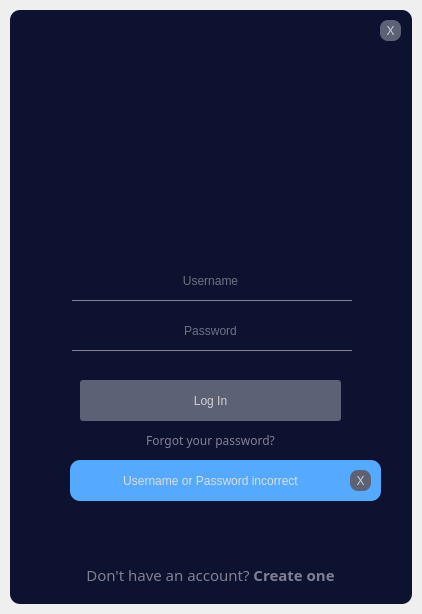
<?xml version="1.0" encoding="UTF-8"?>
<ui version="4.0">
 <class>Login_Menu</class>
 <widget class="QMainWindow" name="Login_Menu">
  <property name="geometry">
   <rect>
    <x>0</x>
    <y>0</y>
    <width>422</width>
    <height>614</height>
   </rect>
  </property>
  <property name="minimumSize">
   <size>
    <width>422</width>
    <height>614</height>
   </size>
  </property>
  <property name="maximumSize">
   <size>
    <width>422</width>
    <height>614</height>
   </size>
  </property>
  <property name="windowTitle">
   <string>MainWindow</string>
  </property>
  <widget class="QWidget" name="centralwidget">
   <layout class="QVBoxLayout" name="verticalLayout">
    <property name="spacing">
     <number>0</number>
    </property>
    <property name="leftMargin">
     <number>10</number>
    </property>
    <property name="topMargin">
     <number>10</number>
    </property>
    <property name="rightMargin">
     <number>10</number>
    </property>
    <property name="bottomMargin">
     <number>10</number>
    </property>
    <item>
     <widget class="QFrame" name="dropShadowFrame">
      <property name="styleSheet">
       <string notr="true">QFrame {	
	background-color: rgb(13, 18, 48);
	color: rgb(220, 220, 220);
	border-radius: 10px;
}</string>
      </property>
      <property name="frameShape">
       <enum>QFrame::StyledPanel</enum>
      </property>
      <property name="frameShadow">
       <enum>QFrame::Raised</enum>
      </property>
      <widget class="QLabel" name="text_donthaveaccount">
       <property name="geometry">
        <rect>
         <x>0</x>
         <y>550</y>
         <width>401</width>
         <height>31</height>
        </rect>
       </property>
       <property name="font">
        <font>
         <family>Segoe UI Light</family>
         <pointsize>5</pointsize>
         <weight>3</weight>
         <italic>false</italic>
         <bold>false</bold>
        </font>
       </property>
       <property name="styleSheet">
        <string notr="true">color: rgb(130, 127, 148);
background-color: rgba(255, 255, 255, 0);
font: 25 5pt &quot;Segoe UI Light&quot;;</string>
       </property>
       <property name="text">
        <string>&lt;html&gt;&lt;head/&gt;&lt;body&gt;&lt;p&gt;&lt;span style=&quot; font-size:11pt;&quot;&gt;Don't have an account? &lt;/span&gt;&lt;span style=&quot; font-size:11pt; font-weight:600;&quot;&gt;Create one&lt;/span&gt;&lt;/p&gt;&lt;/body&gt;&lt;/html&gt;</string>
       </property>
       <property name="alignment">
        <set>Qt::AlignCenter</set>
       </property>
      </widget>
      <widget class="QPushButton" name="button_login">
       <property name="enabled">
        <bool>true</bool>
       </property>
       <property name="geometry">
        <rect>
         <x>70</x>
         <y>370</y>
         <width>261</width>
         <height>41</height>
        </rect>
       </property>
       <property name="cursor">
        <cursorShape>ArrowCursor</cursorShape>
       </property>
       <property name="mouseTracking">
        <bool>false</bool>
       </property>
       <property name="toolTip">
        <string/>
       </property>
       <property name="layoutDirection">
        <enum>Qt::LeftToRight</enum>
       </property>
       <property name="autoFillBackground">
        <bool>false</bool>
       </property>
       <property name="styleSheet">
        <string notr="true">QPushButton {
	background-color: rgb(93, 97, 117);
	color: rgb(208, 208, 208);
	font: 12pt &quot;Segoe UI&quot;;
	border-radius:3px;
}

QPushButton:hover {
	background-color: rgb(55, 52, 70);

}</string>
       </property>
       <property name="text">
        <string>Log In</string>
       </property>
       <property name="checkable">
        <bool>false</bool>
       </property>
       <property name="autoRepeat">
        <bool>false</bool>
       </property>
       <property name="autoExclusive">
        <bool>false</bool>
       </property>
       <property name="default">
        <bool>true</bool>
       </property>
      </widget>
      <widget class="QLineEdit" name="text_password">
       <property name="enabled">
        <bool>true</bool>
       </property>
       <property name="geometry">
        <rect>
         <x>90</x>
         <y>310</y>
         <width>221</width>
         <height>21</height>
        </rect>
       </property>
       <property name="acceptDrops">
        <bool>true</bool>
       </property>
       <property name="autoFillBackground">
        <bool>false</bool>
       </property>
       <property name="styleSheet">
        <string notr="true">background-color: rgba(0, 0, 0, 0);
color: rgb(208, 208, 208);
font: 25 12pt &quot;Segoe UI Light&quot;;</string>
       </property>
       <property name="inputMethodHints">
        <set>Qt::ImhHiddenText|Qt::ImhNoAutoUppercase|Qt::ImhNoPredictiveText|Qt::ImhSensitiveData</set>
       </property>
       <property name="inputMask">
        <string/>
       </property>
       <property name="text">
        <string/>
       </property>
       <property name="frame">
        <bool>false</bool>
       </property>
       <property name="echoMode">
        <enum>QLineEdit::Password</enum>
       </property>
       <property name="alignment">
        <set>Qt::AlignCenter</set>
       </property>
       <property name="dragEnabled">
        <bool>false</bool>
       </property>
       <property name="readOnly">
        <bool>false</bool>
       </property>
       <property name="placeholderText">
        <string>Password</string>
       </property>
       <property name="clearButtonEnabled">
        <bool>true</bool>
       </property>
      </widget>
      <widget class="QLabel" name="text_forgot">
       <property name="geometry">
        <rect>
         <x>0</x>
         <y>420</y>
         <width>401</width>
         <height>21</height>
        </rect>
       </property>
       <property name="font">
        <font>
         <family>Segoe UI Light</family>
         <pointsize>5</pointsize>
         <weight>3</weight>
         <italic>false</italic>
         <bold>false</bold>
        </font>
       </property>
       <property name="whatsThis">
        <string>&lt;html&gt;&lt;head/&gt;&lt;body&gt;&lt;p&gt;Forgot your &lt;span style=&quot; font-weight:600;&quot;&gt;password?&lt;/span&gt;&lt;/p&gt;&lt;/body&gt;&lt;/html&gt;</string>
       </property>
       <property name="styleSheet">
        <string notr="true">
color: rgb(130, 127, 148);
background-color: rgba(255, 255, 255, 0);
font: 25 5pt &quot;Segoe UI Light&quot;;</string>
       </property>
       <property name="text">
        <string>&lt;html&gt;&lt;head/&gt;&lt;body&gt;&lt;p&gt;&lt;span style=&quot; font-size:9pt; font-weight:400;&quot;&gt;Forgot your password?&lt;/span&gt;&lt;/p&gt;&lt;/body&gt;&lt;/html&gt;</string>
       </property>
       <property name="alignment">
        <set>Qt::AlignCenter</set>
       </property>
      </widget>
      <widget class="Line" name="line_password">
       <property name="geometry">
        <rect>
         <x>62</x>
         <y>340</y>
         <width>280</width>
         <height>1</height>
        </rect>
       </property>
       <property name="layoutDirection">
        <enum>Qt::LeftToRight</enum>
       </property>
       <property name="styleSheet">
        <string notr="true">background-color: rgb(130, 127, 148);</string>
       </property>
       <property name="frameShadow">
        <enum>QFrame::Raised</enum>
       </property>
       <property name="orientation">
        <enum>Qt::Horizontal</enum>
       </property>
      </widget>
      <widget class="Line" name="line_username">
       <property name="geometry">
        <rect>
         <x>62</x>
         <y>290</y>
         <width>280</width>
         <height>1</height>
        </rect>
       </property>
       <property name="layoutDirection">
        <enum>Qt::LeftToRight</enum>
       </property>
       <property name="styleSheet">
        <string notr="true">background-color: rgb(130, 127, 148);</string>
       </property>
       <property name="frameShadow">
        <enum>QFrame::Raised</enum>
       </property>
       <property name="orientation">
        <enum>Qt::Horizontal</enum>
       </property>
      </widget>
      <widget class="QLineEdit" name="text_username">
       <property name="enabled">
        <bool>true</bool>
       </property>
       <property name="geometry">
        <rect>
         <x>90</x>
         <y>260</y>
         <width>221</width>
         <height>21</height>
        </rect>
       </property>
       <property name="acceptDrops">
        <bool>true</bool>
       </property>
       <property name="autoFillBackground">
        <bool>false</bool>
       </property>
       <property name="styleSheet">
        <string notr="true">background-color: rgba(0, 0, 0, 0);
color: rgb(208, 208, 208);
font: 25 12pt &quot;Segoe UI Light&quot;;</string>
       </property>
       <property name="inputMethodHints">
        <set>Qt::ImhNone</set>
       </property>
       <property name="inputMask">
        <string/>
       </property>
       <property name="text">
        <string/>
       </property>
       <property name="frame">
        <bool>false</bool>
       </property>
       <property name="echoMode">
        <enum>QLineEdit::Normal</enum>
       </property>
       <property name="alignment">
        <set>Qt::AlignCenter</set>
       </property>
       <property name="dragEnabled">
        <bool>false</bool>
       </property>
       <property name="readOnly">
        <bool>false</bool>
       </property>
       <property name="placeholderText">
        <string>Username</string>
       </property>
       <property name="clearButtonEnabled">
        <bool>false</bool>
       </property>
      </widget>
      <widget class="QWidget" name="horizontalLayoutWidget">
       <property name="geometry">
        <rect>
         <x>0</x>
         <y>40</y>
         <width>401</width>
         <height>191</height>
        </rect>
       </property>
       <layout class="QHBoxLayout" name="horizontalLayout" stretch="0">
        <property name="spacing">
         <number>8</number>
        </property>
        <property name="sizeConstraint">
         <enum>QLayout::SetDefaultConstraint</enum>
        </property>
        <property name="leftMargin">
         <number>0</number>
        </property>
        <property name="topMargin">
         <number>0</number>
        </property>
        <property name="bottomMargin">
         <number>0</number>
        </property>
        <item>
         <widget class="QLabel" name="img_Logo">
          <property name="focusPolicy">
           <enum>Qt::TabFocus</enum>
          </property>
          <property name="layoutDirection">
           <enum>Qt::LeftToRight</enum>
          </property>
          <property name="styleSheet">
           <string notr="true">background-image: url(:/NewLogo/img/logo.png);
background-color: rgba(255, 255, 255, 0);
background-repeat: no-repeat;
background-position: center;</string>
          </property>
          <property name="text">
           <string/>
          </property>
          <property name="alignment">
           <set>Qt::AlignCenter</set>
          </property>
         </widget>
        </item>
       </layout>
      </widget>
      <widget class="QLabel" name="icon_user">
       <property name="geometry">
        <rect>
         <x>40</x>
         <y>260</y>
         <width>61</width>
         <height>21</height>
        </rect>
       </property>
       <property name="styleSheet">
        <string notr="true">image: url(:/User/img/user.png);
background-color: rgba(255, 255, 255, 0);</string>
       </property>
       <property name="text">
        <string/>
       </property>
      </widget>
      <widget class="QLabel" name="icon_lock">
       <property name="geometry">
        <rect>
         <x>40</x>
         <y>310</y>
         <width>61</width>
         <height>21</height>
        </rect>
       </property>
       <property name="styleSheet">
        <string notr="true">image: url(:/Lock/img/lock.png);
background-color: rgba(255, 255, 255, 0);</string>
       </property>
       <property name="text">
        <string/>
       </property>
      </widget>
      <widget class="QPushButton" name="button_close">
       <property name="geometry">
        <rect>
         <x>370</x>
         <y>10</y>
         <width>21</width>
         <height>21</height>
        </rect>
       </property>
       <property name="styleSheet">
        <string notr="true">QPushButton {
   border:none;
   border-radius:8px;
   	background-color: rgb(93, 97, 117);
   color: rgb(208, 208, 208);
   font: 6pt &quot;Segoe UI&quot;;

}

QPushButton:hover {
	
	background-color: rgb(55, 52, 70);


}</string>
       </property>
       <property name="text">
        <string>X</string>
       </property>
       <property name="autoDefault">
        <bool>true</bool>
       </property>
      </widget>
      <widget class="QFrame" name="frame_error">
       <property name="geometry">
        <rect>
         <x>60</x>
         <y>450</y>
         <width>311</width>
         <height>41</height>
        </rect>
       </property>
       <property name="styleSheet">
        <string notr="true">background-color: rgb(85, 170, 255);</string>
       </property>
       <property name="frameShape">
        <enum>QFrame::StyledPanel</enum>
       </property>
       <property name="frameShadow">
        <enum>QFrame::Raised</enum>
       </property>
       <widget class="QLabel" name="label_error">
        <property name="geometry">
         <rect>
          <x>10</x>
          <y>0</y>
          <width>261</width>
          <height>41</height>
         </rect>
        </property>
        <property name="font">
         <font>
          <family>Segoe UI</family>
          <pointsize>9</pointsize>
         </font>
        </property>
        <property name="text">
         <string>Username or Password incorrect</string>
        </property>
        <property name="alignment">
         <set>Qt::AlignCenter</set>
        </property>
       </widget>
       <widget class="QPushButton" name="button_close_popup">
        <property name="geometry">
         <rect>
          <x>280</x>
          <y>10</y>
          <width>21</width>
          <height>21</height>
         </rect>
        </property>
        <property name="styleSheet">
         <string notr="true">QPushButton {
   border:none;
   border-radius:8px;
   	background-color: rgb(93, 97, 117);
   color: rgb(208, 208, 208);
   font: 6pt &quot;Segoe UI&quot;;

}

QPushButton:hover {
	
	background-color: rgb(55, 52, 70);


}</string>
        </property>
        <property name="text">
         <string>X</string>
        </property>
        <property name="autoDefault">
         <bool>true</bool>
        </property>
       </widget>
      </widget>
     </widget>
    </item>
   </layout>
  </widget>
 </widget>
 <tabstops>
  <tabstop>img_Logo</tabstop>
  <tabstop>text_username</tabstop>
  <tabstop>text_password</tabstop>
  <tabstop>button_login</tabstop>
  <tabstop>button_close_popup</tabstop>
  <tabstop>button_close</tabstop>
 </tabstops>
 <resources>
  <include location="rc_login.qrc"/>
 </resources>
 <connections/>
</ui>
